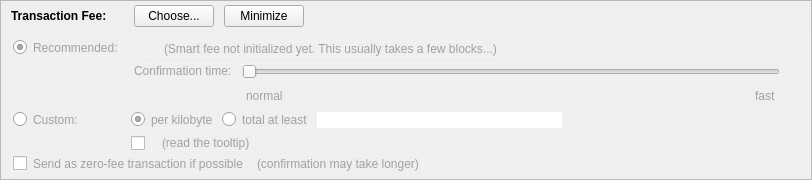
    <widget class="QFrame" name="frameFee">
     <property name="sizePolicy">
      <sizepolicy hsizetype="Expanding" vsizetype="Expanding">
       <horstretch>0</horstretch>
       <verstretch>0</verstretch>
      </sizepolicy>
     </property>
     <property name="maximumSize">
      <size>
       <width>16777215</width>
       <height>16777215</height>
      </size>
     </property>
     <property name="frameShape">
      <enum>QFrame::StyledPanel</enum>
     </property>
     <property name="frameShadow">
      <enum>QFrame::Sunken</enum>
     </property>
     <layout class="QVBoxLayout" name="verticalLayoutFee1">
      <property name="spacing">
       <number>0</number>
      </property>
      <property name="leftMargin">
       <number>0</number>
      </property>
      <property name="topMargin">
       <number>0</number>
      </property>
      <property name="rightMargin">
       <number>0</number>
      </property>
      <property name="bottomMargin">
       <number>0</number>
      </property>
      <item>
       <layout class="QVBoxLayout" name="verticalLayoutFee2" stretch="0,0,0">
        <property name="spacing">
         <number>0</number>
        </property>
        <property name="leftMargin">
         <number>10</number>
        </property>
        <property name="topMargin">
         <number>0</number>
        </property>
        <item>
         <layout class="QHBoxLayout" name="horizontalLayoutFee1">
          <property name="bottomMargin">
           <number>0</number>
          </property>
          <item>
           <layout class="QVBoxLayout" name="verticalLayoutFee7">
            <property name="spacing">
             <number>0</number>
            </property>
            <item>
             <spacer name="verticalSpacerSmartFee">
              <property name="orientation">
               <enum>Qt::Vertical</enum>
              </property>
              <property name="sizeType">
               <enum>QSizePolicy::Fixed</enum>
              </property>
              <property name="sizeHint" stdset="0">
               <size>
                <width>1</width>
                <height>4</height>
               </size>
              </property>
             </spacer>
            </item>
            <item>
             <layout class="QHBoxLayout" name="horizontalLayoutSmartFee">
              <property name="spacing">
               <number>10</number>
              </property>
              <item>
               <widget class="QLabel" name="labelFeeHeadline">
                <property name="sizePolicy">
                 <sizepolicy hsizetype="Preferred" vsizetype="Maximum">
                  <horstretch>0</horstretch>
                  <verstretch>0</verstretch>
                 </sizepolicy>
                </property>
                <property name="font">
                 <font>
                  <weight>75</weight>
                  <bold>true</bold>
                 </font>
                </property>
                <property name="styleSheet">
                 <string notr="true">font-weight:bold;</string>
                </property>
                <property name="text">
                 <string>Transaction Fee:</string>
                </property>
               </widget>
              </item>
              <item>
               <widget class="QLabel" name="labelFeeMinimized">
                <property name="text">
                 <string/>
                </property>
               </widget>
              </item>
              <item>
               <widget class="QPushButton" name="buttonChooseFee">
                <property name="text">
                 <string>Choose...</string>
                </property>
               </widget>
              </item>
              <item>
               <widget class="QPushButton" name="buttonMinimizeFee">
                <property name="toolTip">
                 <string>collapse fee-settings</string>
                </property>
                <property name="text">
                 <string>Minimize</string>
                </property>
               </widget>
              </item>
             </layout>
            </item>
            <item>
             <spacer name="verticalSpacer_5">
              <property name="orientation">
               <enum>Qt::Vertical</enum>
              </property>
              <property name="sizeHint" stdset="0">
               <size>
                <width>1</width>
                <height>1</height>
               </size>
              </property>
             </spacer>
            </item>
           </layout>
          </item>
          <item>
           <spacer name="horizontalSpacer_4">
            <property name="orientation">
             <enum>Qt::Horizontal</enum>
            </property>
            <property name="sizeHint" stdset="0">
             <size>
              <width>40</width>
              <height>20</height>
             </size>
            </property>
           </spacer>
          </item>
         </layout>
        </item>
        <item>
         <widget class="QFrame" name="frameFeeSelection">
          <property name="styleSheet">
           <string notr="true">border: 1px solid #f2f2f2; color: #a1a1a1;</string>
          </property>
          <layout class="QVBoxLayout" name="verticalLayoutFee12">
           <property name="spacing">
            <number>0</number>
           </property>
           <property name="leftMargin">
            <number>0</number>
           </property>
           <property name="topMargin">
            <number>0</number>
           </property>
           <property name="rightMargin">
            <number>0</number>
           </property>
           <property name="bottomMargin">
            <number>0</number>
           </property>
           <item>
            <layout class="QGridLayout" name="gridLayoutFee">
             <property name="topMargin">
              <number>10</number>
             </property>
             <property name="bottomMargin">
              <number>4</number>
             </property>
             <property name="horizontalSpacing">
              <number>10</number>
             </property>
             <property name="verticalSpacing">
              <number>4</number>
             </property>
             <item row="1" column="1">
              <layout class="QVBoxLayout" name="verticalLayoutFee8">
               <property name="spacing">
                <number>6</number>
               </property>
               <item>
                <layout class="QHBoxLayout" name="horizontalLayoutFee13">
                 <item>
                  <widget class="QRadioButton" name="radioCustomPerKilobyte">
                   <property name="toolTip">
                    <string>If the custom fee is set to 1000 cSats and the transaction is only 250 bytes, then &quot;per kilobyte&quot; only pays 250 cSats in fee,&lt;br /&gt;while &quot;at least&quot; pays 1000 cSats. For transactions bigger than a kilobyte both pay by kilobyte.</string>
                   </property>
                   <property name="text">
                    <string>per kilobyte</string>
                   </property>
                   <property name="checked">
                    <bool>true</bool>
                   </property>
                   <attribute name="buttonGroup">
                    <string notr="true">groupCustomFee</string>
                   </attribute>
                  </widget>
                 </item>
                 <item>
                  <widget class="QRadioButton" name="radioCustomAtLeast">
                   <property name="toolTip">
                    <string>If the custom fee is set to 1000 cSats and the transaction is only 250 bytes, then &quot;per kilobyte&quot; only pays 250 cSats in fee,&lt;br /&gt;while &quot;total at least&quot; pays 1000 cSats. For transactions bigger than a kilobyte both pay by kilobyte.</string>
                   </property>
                   <property name="text">
                    <string>total at least</string>
                   </property>
                   <attribute name="buttonGroup">
                    <string notr="true">groupCustomFee</string>
                   </attribute>
                  </widget>
                 </item>
                 <item>
                  <widget class="BitcoinAmountField" name="customFee"/>
                 </item>
                 <item>
                  <spacer name="horizontalSpacer_6">
                   <property name="orientation">
                    <enum>Qt::Horizontal</enum>
                   </property>
                   <property name="sizeHint" stdset="0">
                    <size>
                     <width>1</width>
                     <height>1</height>
                    </size>
                   </property>
                  </spacer>
                 </item>
                </layout>
               </item>
               <item>
                <layout class="QHBoxLayout" name="horizontalLayoutFee8">
                 <item>
                  <widget class="QCheckBox" name="checkBoxMinimumFee">
                   <property name="toolTip">
                    <string>Paying only the minimum fee is just fine as long as there is less transaction volume than space in the blocks.&lt;br /&gt;But be aware that this can end up in a never confirming transaction once there is more demand for terracoin transactions than the network can process.</string>
                   </property>
                   <property name="text">
                    <string/>
                   </property>
                  </widget>
                 </item>
                 <item>
                  <widget class="QLabel" name="labelMinFeeWarning">
                   <property name="enabled">
                    <bool>true</bool>
                   </property>
                   <property name="toolTip">
                    <string>Paying only the minimum fee is just fine as long as there is less transaction volume than space in the blocks.&lt;br /&gt;But be aware that this can end up in a never confirming transaction once there is more demand for terracoin transactions than the network can process.</string>
                   </property>
                   <property name="text">
                    <string>(read the tooltip)</string>
                   </property>
                   <property name="margin">
                    <number>5</number>
                   </property>
                  </widget>
                 </item>
                 <item>
                  <spacer name="horizontalSpacer_2">
                   <property name="orientation">
                    <enum>Qt::Horizontal</enum>
                   </property>
                   <property name="sizeHint" stdset="0">
                    <size>
                     <width>1</width>
                     <height>1</height>
                    </size>
                   </property>
                  </spacer>
                 </item>
                </layout>
               </item>
              </layout>
             </item>
             <item row="0" column="0">
              <layout class="QVBoxLayout" name="verticalLayoutFee4" stretch="0,1">
               <item>
                <widget class="QRadioButton" name="radioSmartFee">
                 <property name="text">
                  <string>Recommended:</string>
                 </property>
                 <property name="checked">
                  <bool>true</bool>
                 </property>
                 <attribute name="buttonGroup">
                  <string notr="true">groupFee</string>
                 </attribute>
                </widget>
               </item>
               <item>
                <spacer name="verticalSpacer_2">
                 <property name="orientation">
                  <enum>Qt::Vertical</enum>
                 </property>
                 <property name="sizeHint" stdset="0">
                  <size>
                   <width>1</width>
                   <height>1</height>
                  </size>
                 </property>
                </spacer>
               </item>
              </layout>
             </item>
             <item row="1" column="0">
              <layout class="QVBoxLayout" name="verticalLayoutFee9" stretch="0,1">
               <item>
                <widget class="QRadioButton" name="radioCustomFee">
                 <property name="text">
                  <string>Custom:</string>
                 </property>
                 <attribute name="buttonGroup">
                  <string notr="true">groupFee</string>
                 </attribute>
                </widget>
               </item>
               <item>
                <spacer name="verticalSpacer_6">
                 <property name="orientation">
                  <enum>Qt::Vertical</enum>
                 </property>
                 <property name="sizeHint" stdset="0">
                  <size>
                   <width>1</width>
                   <height>1</height>
                  </size>
                 </property>
                </spacer>
               </item>
              </layout>
             </item>
             <item row="0" column="1">
              <layout class="QVBoxLayout" name="verticalLayoutFee3" stretch="0,0,1">
               <property name="spacing">
                <number>6</number>
               </property>
               <property name="topMargin">
                <number>2</number>
               </property>
               <item>
                <layout class="QHBoxLayout" name="horizontalLayoutFee12">
                 <item>
                  <widget class="QLabel" name="labelSmartFee">
                   <property name="text">
                    <string/>
                   </property>
                   <property name="margin">
                    <number>2</number>
                   </property>
                  </widget>
                 </item>
                 <item>
                  <widget class="QLabel" name="labelFeeEstimation">
                   <property name="text">
                    <string/>
                   </property>
                  </widget>
                 </item>
                 <item>
                  <widget class="QLabel" name="labelSmartFee2">
                   <property name="text">
                    <string>(Smart fee not initialized yet. This usually takes a few blocks...)</string>
                   </property>
                   <property name="margin">
                    <number>2</number>
                   </property>
                  </widget>
                 </item>
                 <item>
                  <spacer name="horizontalSpacer_5">
                   <property name="orientation">
                    <enum>Qt::Horizontal</enum>
                   </property>
                   <property name="sizeHint" stdset="0">
                    <size>
                     <width>1</width>
                     <height>1</height>
                    </size>
                   </property>
                  </spacer>
                 </item>
                </layout>
               </item>
               <item>
                <layout class="QHBoxLayout" name="horizontalLayoutFee9">
                 <item>
                  <layout class="QVBoxLayout" name="verticalLayoutFee6">
                   <item>
                    <widget class="QLabel" name="labelSmartFee3">
                     <property name="text">
                      <string>Confirmation time:</string>
                     </property>
                     <property name="margin">
                      <number>2</number>
                     </property>
                    </widget>
                   </item>
                   <item>
                    <spacer name="verticalSpacer_3">
                     <property name="orientation">
                      <enum>Qt::Vertical</enum>
                     </property>
                     <property name="sizeHint" stdset="0">
                      <size>
                       <width>1</width>
                       <height>1</height>
                      </size>
                     </property>
                    </spacer>
                   </item>
                  </layout>
                 </item>
                 <item>
                  <layout class="QVBoxLayout" name="verticalLayoutFee5">
                   <property name="rightMargin">
                    <number>30</number>
                   </property>
                   <item>
                    <widget class="QSlider" name="sliderSmartFee">
                     <property name="minimum">
                      <number>0</number>
                     </property>
                     <property name="maximum">
                      <number>24</number>
                     </property>
                     <property name="pageStep">
                      <number>1</number>
                     </property>
                     <property name="value">
                      <number>0</number>
                     </property>
                     <property name="orientation">
                      <enum>Qt::Horizontal</enum>
                     </property>
                     <property name="invertedAppearance">
                      <bool>false</bool>
                     </property>
                     <property name="invertedControls">
                      <bool>false</bool>
                     </property>
                     <property name="tickPosition">
                      <enum>QSlider::NoTicks</enum>
                     </property>
                    </widget>
                   </item>
                   <item>
                    <layout class="QHBoxLayout" name="horizontalLayoutFee10">
                     <item>
                      <widget class="QLabel" name="labelSmartFeeNormal">
                       <property name="text">
                        <string>normal</string>
                       </property>
                      </widget>
                     </item>
                     <item>
                      <spacer name="horizontalSpacer_3">
                       <property name="orientation">
                        <enum>Qt::Horizontal</enum>
                       </property>
                       <property name="sizeHint" stdset="0">
                        <size>
                         <width>40</width>
                         <height>20</height>
                        </size>
                       </property>
                      </spacer>
                     </item>
                     <item>
                      <widget class="QLabel" name="labelSmartFeeFast">
                       <property name="text">
                        <string>fast</string>
                       </property>
                      </widget>
                     </item>
                    </layout>
                   </item>
                  </layout>
                 </item>
                </layout>
               </item>
               <item>
                <spacer name="verticalSpacer_4">
                 <property name="orientation">
                  <enum>Qt::Vertical</enum>
                 </property>
                 <property name="sizeHint" stdset="0">
                  <size>
                   <width>1</width>
                   <height>1</height>
                  </size>
                 </property>
                </spacer>
               </item>
              </layout>
             </item>
            </layout>
           </item>
           <item>
            <layout class="QHBoxLayout" name="horizontalLayoutFee5" stretch="0,0,0">
             <property name="spacing">
              <number>8</number>
             </property>
             <property name="bottomMargin">
              <number>4</number>
             </property>
             <item>
              <widget class="QCheckBox" name="checkBoxFreeTx">
               <property name="text">
                <string>Send as zero-fee transaction if possible</string>
               </property>
              </widget>
             </item>
             <item>
              <widget class="QLabel" name="labelFreeTx">
               <property name="text">
                <string>(confirmation may take longer)</string>
               </property>
               <property name="margin">
                <number>5</number>
               </property>
              </widget>
             </item>
             <item>
              <spacer name="horizontalSpacerFee5">
               <property name="orientation">
                <enum>Qt::Horizontal</enum>
               </property>
               <property name="sizeHint" stdset="0">
                <size>
                 <width>1</width>
                 <height>1</height>
                </size>
               </property>
              </spacer>
             </item>
            </layout>
           </item>
           <item>
            <spacer name="verticalSpacerFee2">
             <property name="orientation">
              <enum>Qt::Vertical</enum>
             </property>
             <property name="sizeHint" stdset="0">
              <size>
               <width>1</width>
               <height>1</height>
              </size>
             </property>
            </spacer>
           </item>
          </layout>
         </widget>
        </item>
        <item>
         <spacer name="verticalSpacerFee">
          <property name="orientation">
           <enum>Qt::Vertical</enum>
          </property>
          <property name="sizeHint" stdset="0">
           <size>
            <width>800</width>
            <height>1</height>
           </size>
          </property>
         </spacer>
        </item>
       </layout>
      </item>
     </layout>
    </widget>
